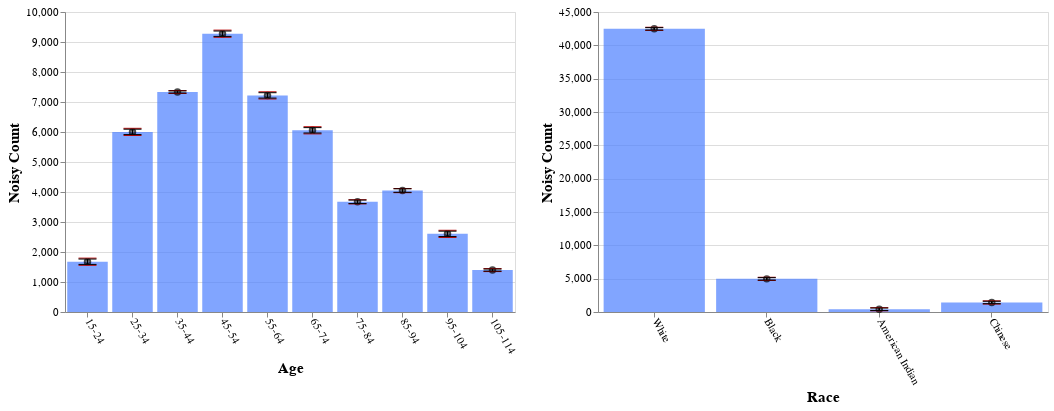

Source (Vega-Lite JSON):
### Vega-Lite specification from a JSON file in a GitHub repository (floating-point values rounded to 4 significant figures)
{"config": {"view": {"continuousWidth": 400, "continuousHeight": 300}, "axis": {"labelFontSize": 11, "titleFontSize": 15}, "axisBottom": {"labelAngle": 60}}, "hconcat": [{"layer": [{"mark": "bar", "encoding": {"color": {"value": "transparent"}, "tooltip": [{"aggregate": "sum", "field": "noisy_count", "title": "noisy count", "type": "quantitative"}, {"aggregate": "sum", "field": "noisy_count_prev", "title": "prev count", "type": "quantitative"}, {"aggregate": "sum", "field": "error", "title": "current error", "type": "quantitative"}, {"aggregate": "sum", "field": "error_prev", "title": "prev error", "type": "quantitative"}], "x": {"field": "age", "sort": null, "title": "Age", "type": "ordinal"}}, "height": 300, "selection": {"selector687": {"type": "interval", "encodings": ["x"]}}, "transform": [{"filter": {"selection": "selector688"}}], "width": 450}, {"mark": {"type": "bar", "color": "gray", "opacity": 0}, "encoding": {"x": {"field": "age", "sort": null, "title": "Age", "type": "ordinal"}, "y": {"aggregate": "sum", "field": "noisy_count_prev", "type": "quantitative"}}, "transform": [{"filter": {"selection": "selector688"}}]}, {"mark": {"type": "bar", "color": "#4C7FFF", "opacity": 0.7}, "encoding": {"x": {"field": "age", "sort": null, "title": "Age", "type": "ordinal"}, "y": {"aggregate": "sum", "field": "noisy_count", "type": "quantitative"}}, "transform": [{"filter": {"selection": "selector688"}}]}, {"mark": {"type": "point", "color": "black", "opacity": 0.7}, "encoding": {"x": {"field": "age", "sort": null, "title": "Age", "type": "ordinal"}, "y": {"aggregate": "sum", "field": "noisy_count", "title": "Noisy Count", "type": "quantitative"}}, "transform": [{"filter": {"selection": "selector688"}}]}, {"mark": {"type": "rule", "color": "#B6B6B6", "size": 2, "strokeDash": [3, 3]}, "encoding": {"x": {"field": "age", "sort": null, "title": "Age", "type": "ordinal"}, "y": {"aggregate": "sum", "field": "plus_error_prev_age", "title": "", "type": "quantitative"}, "y2": {"aggregate": "sum", "field": "minus_error_prev_age", "title": ""}}, "transform": [{"filter": {"selection": "selector688"}}]}, {"mark": {"type": "tick", "color": "#B90000", "size": 0, "strokeDash": [1, 1]}, "encoding": {"x": {"field": "age", "sort": null, "title": "Age", "type": "ordinal"}, "y": {"aggregate": "sum", "field": "plus_error_prev_age", "type": "quantitative"}}, "transform": [{"filter": {"selection": "selector688"}}]}, {"mark": {"type": "tick", "color": "#B90000", "size": 0, "strokeDash": [3, 1]}, "encoding": {"x": {"field": "age", "sort": null, "title": "Age", "type": "ordinal"}, "y": {"aggregate": "sum", "field": "minus_error_prev_age", "type": "quantitative"}}, "transform": [{"filter": {"selection": "selector688"}}]}, {"mark": {"type": "rule", "color": "black", "size": 2}, "encoding": {"x": {"field": "age", "sort": null, "title": "Age", "type": "ordinal"}, "y": {"aggregate": "sum", "field": "plus_error", "title": "", "type": "quantitative"}, "y2": {"aggregate": "sum", "field": "minus_error", "title": ""}}, "transform": [{"filter": {"selection": "selector688"}}]}, {"mark": {"type": "tick", "color": "black", "width": 0}, "encoding": {"x": {"field": "age", "sort": null, "title": "Age", "type": "ordinal"}, "y": {"aggregate": "sum", "field": "plus_error", "type": "quantitative"}}, "transform": [{"filter": {"selection": "selector688"}}]}, {"mark": {"type": "tick", "color": "black", "width": 0}, "encoding": {"x": {"field": "age", "sort": null, "title": "Age", "type": "ordinal"}, "y": {"aggregate": "sum", "field": "minus_error", "type": "quantitative"}}, "transform": [{"filter": {"selection": "selector688"}}]}]}, {"layer": [{"mark": "bar", "encoding": {"color": {"value": "transparent"}, "tooltip": [{"aggregate": "sum", "field": "noisy_count", "title": "noisy count", "type": "quantitative"}, {"aggregate": "sum", "field": "noisy_count_prev", "title": "prev count", "type": "quantitative"}, {"aggregate": "sum", "field": "error", "title": "current error", "type": "quantitative"}, {"aggregate": "sum", "field": "error_prev", "title": "prev error", "type": "quantitative"}], "x": {"field": "race", "sort": null, "title": "Race", "type": "ordinal"}}, "height": 300, "selection": {"selector688": {"type": "interval", "encodings": ["x"]}}, "transform": [{"filter": {"selection": "selector687"}}], "width": 450}, {"mark": {"type": "bar", "color": "gray", "opacity": 0}, "encoding": {"x": {"field": "race", "sort": null, "title": "Race", "type": "ordinal"}, "y": {"aggregate": "sum", "field": "noisy_count_prev", "type": "quantitative"}}, "transform": [{"filter": {"selection": "selector687"}}]}, {"mark": {"type": "bar", "color": "#4C7FFF", "opacity": 0.7}, "encoding": {"x": {"field": "race", "sort": null, "title": "Race", "type": "ordinal"}, "y": {"aggregate": "sum", "field": "noisy_count", "type": "quantitative"}}, "transform": [{"filter": {"selection": "selector687"}}]}, {"mark": {"type": "point", "color": "black", "opacity": 0.7}, "encoding": {"x": {"field": "race", "sort": null, "title": "Race", "type": "ordinal"}, "y": {"aggregate": "sum", "field": "noisy_count", "title": "Noisy Count", "type": "quantitative"}}, "transform": [{"filter": {"selection": "selector687"}}]}, {"mark": {"type": "rule", "color": "#B6B6B6", "size": 2, "strokeDash": [3, 3]}, "encoding": {"x": {"field": "race", "sort": null, "title": "Race", "type": "ordinal"}, "y": {"aggregate": "sum", "field": "plus_error_prev_race", "title": "", "type": "quantitative"}, "y2": {"aggregate": "sum", "field": "minus_error_prev_race", "title": ""}}, "transform": [{"filter": {"selection": "selector687"}}]}, {"mark": {"type": "tick", "color": "#B90000", "size": 0, "strokeDash": [1, 1]}, "encoding": {"x": {"field": "race", "sort": null, "title": "Race", "type": "ordinal"}, "y": {"aggregate": "sum", "field": "plus_error_prev_race", "type": "quantitative"}}, "transform": [{"filter": {"selection": "selector687"}}]}, {"mark": {"type": "tick", "color": "#B90000", "size": 0, "strokeDash": [3, 1]}, "encoding": {"x": {"field": "race", "sort": null, "title": "Race", "type": "ordinal"}, "y": {"aggregate": "sum", "field": "minus_error_prev_race", "type": "quantitative"}}, "transform": [{"filter": {"selection": "selector687"}}]}, {"mark": {"type": "rule", "color": "black", "size": 2}, "encoding": {"x": {"field": "race", "sort": null, "title": "Race", "type": "ordinal"}, "y": {"aggregate": "sum", "field": "plus_error", "title": "", "type": "quantitative"}, "y2": {"aggregate": "sum", "field": "minus_error", "title": ""}}, "transform": [{"filter": {"selection": "selector687"}}]}, {"mark": {"type": "tick", "color": "black", "width": 0}, "encoding": {"x": {"field": "race", "sort": null, "title": "Race", "type": "ordinal"}, "y": {"aggregate": "sum", "field": "plus_error", "type": "quantitative"}}, "transform": [{"filter": {"selection": "selector687"}}]}, {"mark": {"type": "tick", "color": "black", "width": 0}, "encoding": {"x": {"field": "race", "sort": null, "title": "Race", "type": "ordinal"}, "y": {"aggregate": "sum", "field": "minus_error", "type": "quantitative"}}, "transform": [{"filter": {"selection": "selector687"}}]}]}], "data": {"name": "data-15d69630008e074f4e0f5fe26e5731f5"}, "$schema": "https://vega.github.io/schema/vega-lite/v4.17.0.json", "datasets": {"data-15d69630008e074f4e0f5fe26e5731f5": [{"age": "15-24", "race": "White", "noisy_count": 1303.0, "true_count": 1271.0, "plus_error": 1325.0, "minus_error": 1281.0, "error": 22.4, "noisy_count_prev": 1295.0, "true_count_prev": 1271.0, "plus_error_prev": 1325.0, "minus_error_prev": 1265.0, "error_prev": 29.8, "plus_error_prev_age": 1332.0, "minus_error_prev_age": 1273.0, "plus_error_prev_race": 1328.0, "minus_error_prev_race": 1268.0}, {"age": "15-24", "race": "Black", "noisy_count": 123.5, "true_count": 192.0, "plus_error": 145.9, "minus_error": 101.1, "error": 22.4, "noisy_count_prev": 120.7, "true_count_prev": 192.0, "plus_error_prev": 150.5, "minus_error_prev": 90.9, "error_prev": 29.8, "plus_error_prev_age": 157.6, "minus_error_prev_age": 98.03, "plus_error_prev_race": 151.7, "minus_error_prev_race": 92.14}, {"age": "15-24", "race": "American Indian", "noisy_count": 83.8, "true_count": 31.0, "plus_error": 106.1, "minus_error": 61.4, "error": 22.4, "noisy_count_prev": 71.7, "true_count_prev": 31.0, "plus_error_prev": 101.6, "minus_error_prev": 41.9, "error_prev": 29.8, "plus_error_prev_age": 108.7, "minus_error_prev_age": 49.02, "plus_error_prev_race": 95.9, "minus_error_prev_race": 36.2}, {"age": "15-24", "race": "Chinese", "noisy_count": 165.6, "true_count": 62.0, "plus_error": 188.0, "minus_error": 143.2, "error": 22.4, "noisy_count_prev": 159.8, "true_count_prev": 62.0, "plus_error_prev": 189.6, "minus_error_prev": 130.0, "error_prev": 29.8, "plus_error_prev_age": 196.7, "minus_error_prev_age": 137.1, "plus_error_prev_race": 189.6, "minus_error_prev_race": 130.0}, {"age": "25-34", "race": "White", "noisy_count": 5029.0, "true_count": 5110.0, "plus_error": 5051.0, "minus_error": 5007.0, "error": 22.4, "noisy_count_prev": 5032.0, "true_count_prev": 5110.0, "plus_error_prev": 5062.0, "minus_error_prev": 5002.0, "error_prev": 29.8, "plus_error_prev_age": 5057.0, "minus_error_prev_age": 4997.0, "plus_error_prev_race": 5065.0, "minus_error_prev_race": 5005.0}, {"age": "25-34", "race": "Black", "noisy_count": 705.9, "true_count": 700.0, "plus_error": 728.3, "minus_error": 683.6, "error": 22.4, "noisy_count_prev": 710.7, "true_count_prev": 700.0, "plus_error_prev": 740.5, "minus_error_prev": 680.9, "error_prev": 29.8, "plus_error_prev_age": 735.7, "minus_error_prev_age": 676.1, "plus_error_prev_race": 741.7, "minus_error_prev_race": 682.1}, {"age": "25-34", "race": "American Indian", "noisy_count": 68.6, "true_count": 83.0, "plus_error": 91.0, "minus_error": 46.2, "error": 22.4, "noisy_count_prev": 95.9, "true_count_prev": 83.0, "plus_error_prev": 125.7, "minus_error_prev": 66.1, "error_prev": 29.8, "plus_error_prev_age": 120.9, "minus_error_prev_age": 61.32, "plus_error_prev_race": 120.0, "minus_error_prev_race": 60.4}, {"age": "25-34", "race": "Chinese", "noisy_count": 200.2, "true_count": 244.0, "plus_error": 222.6, "minus_error": 177.9, "error": 22.4, "noisy_count_prev": 184.4, "true_count_prev": 244.0, "plus_error_prev": 214.2, "minus_error_prev": 154.6, "error_prev": 29.8, "plus_error_prev_age": 209.4, "minus_error_prev_age": 149.8, "plus_error_prev_race": 214.2, "minus_error_prev_race": 154.6}, {"age": "35-44", "race": "White", "noisy_count": 6200.0, "true_count": 6181.0, "plus_error": 6208.0, "minus_error": 6191.0, "error": 8.6, "noisy_count_prev": 6191.0, "true_count_prev": 6181.0, "plus_error_prev": 6203.0, "minus_error_prev": 6179.0, "error_prev": 12.3, "plus_error_prev_age": 6204.0, "minus_error_prev_age": 6179.0, "plus_error_prev_race": 6206.0, "minus_error_prev_race": 6182.0}, {"age": "35-44", "race": "Black", "noisy_count": 826.7, "true_count": 793.0, "plus_error": 835.3, "minus_error": 818.1, "error": 8.6, "noisy_count_prev": 829.4, "true_count_prev": 793.0, "plus_error_prev": 841.7, "minus_error_prev": 817.1, "error_prev": 12.3, "plus_error_prev_age": 841.9, "minus_error_prev_age": 817.3, "plus_error_prev_race": 842.9, "minus_error_prev_race": 818.3}, {"age": "35-44", "race": "American Indian", "noisy_count": 56.4, "true_count": 93.0, "plus_error": 64.9, "minus_error": 47.8, "error": 8.6, "noisy_count_prev": 61.0, "true_count_prev": 93.0, "plus_error_prev": 73.3, "minus_error_prev": 48.7, "error_prev": 12.3, "plus_error_prev_age": 73.53, "minus_error_prev_age": 48.93, "plus_error_prev_race": 67.6, "minus_error_prev_race": 43.0}, {"age": "35-44", "race": "Chinese", "noisy_count": 251.2, "true_count": 265.0, "plus_error": 259.8, "minus_error": 242.6, "error": 8.6, "noisy_count_prev": 251.5, "true_count_prev": 265.0, "plus_error_prev": 263.8, "minus_error_prev": 239.2, "error_prev": 12.3, "plus_error_prev_age": 264.0, "minus_error_prev_age": 239.4, "plus_error_prev_race": 263.8, "minus_error_prev_race": 239.2}, {"age": "45-54", "race": "White", "noisy_count": 7998.0, "true_count": 7988.0, "plus_error": 8020.0, "minus_error": 7975.0, "error": 22.4, "noisy_count_prev": 8002.0, "true_count_prev": 7988.0, "plus_error_prev": 8031.0, "minus_error_prev": 7972.0, "error_prev": 29.8, "plus_error_prev_age": 8024.0, "minus_error_prev_age": 7964.0, "plus_error_prev_race": 8034.0, "minus_error_prev_race": 7975.0}, {"age": "45-54", "race": "Black", "noisy_count": 883.4, "true_count": 967.0, "plus_error": 905.7, "minus_error": 861.0, "error": 22.4, "noisy_count_prev": 891.9, "true_count_prev": 967.0, "plus_error_prev": 921.7, "minus_error_prev": 862.1, "error_prev": 29.8, "plus_error_prev_age": 914.0, "minus_error_prev_age": 854.4, "plus_error_prev_race": 922.9, "minus_error_prev_race": 863.3}, {"age": "45-54", "race": "American Indian", "noisy_count": 111.8, "true_count": 112.0, "plus_error": 134.2, "minus_error": 89.5, "error": 22.4, "noisy_count_prev": 118.4, "true_count_prev": 112.0, "plus_error_prev": 148.2, "minus_error_prev": 88.6, "error_prev": 29.8, "plus_error_prev_age": 140.5, "minus_error_prev_age": 80.9, "plus_error_prev_race": 142.5, "minus_error_prev_race": 82.9}, {"age": "45-54", "race": "Chinese", "noisy_count": 283.8, "true_count": 266.0, "plus_error": 306.2, "minus_error": 261.5, "error": 22.4, "noisy_count_prev": 295.5, "true_count_prev": 266.0, "plus_error_prev": 325.3, "minus_error_prev": 265.7, "error_prev": 29.8, "plus_error_prev_age": 317.6, "minus_error_prev_age": 258.0, "plus_error_prev_race": 325.3, "minus_error_prev_race": 265.7}, {"age": "55-64", "race": "White", "noisy_count": 6294.0, "true_count": 6252.0, "plus_error": 6317.0, "minus_error": 6272.0, "error": 22.4, "noisy_count_prev": 6275.0, "true_count_prev": 6252.0, "plus_error_prev": 6305.0, "minus_error_prev": 6245.0, "error_prev": 29.8, "plus_error_prev_age": 6308.0, "minus_error_prev_age": 6248.0, "plus_error_prev_race": 6308.0, "minus_error_prev_race": 6248.0}, {"age": "55-64", "race": "Black", "noisy_count": 684.6, "true_count": 744.0, "plus_error": 707.0, "minus_error": 662.2, "error": 22.4, "noisy_count_prev": 671.1, "true_count_prev": 744.0, "plus_error_prev": 700.9, "minus_error_prev": 641.3, "error_prev": 29.8, "plus_error_prev_age": 704.2, "minus_error_prev_age": 644.6, "plus_error_prev_race": 702.1, "minus_error_prev_race": 642.5}, {"age": "55-64", "race": "American Indian", "noisy_count": 58.5, "true_count": 90.0, "plus_error": 80.9, "minus_error": 36.1, "error": 22.4, "noisy_count_prev": 66.0, "true_count_prev": 90.0, "plus_error_prev": 95.8, "minus_error_prev": 36.2, "error_prev": 29.8, "plus_error_prev_age": 99.12, "minus_error_prev_age": 39.52, "plus_error_prev_race": 90.1, "minus_error_prev_race": 30.5}, {"age": "55-64", "race": "Chinese", "noisy_count": 182.8, "true_count": 233.0, "plus_error": 205.2, "minus_error": 160.5, "error": 22.4, "noisy_count_prev": 195.2, "true_count_prev": 233.0, "plus_error_prev": 225.0, "minus_error_prev": 165.4, "error_prev": 29.8, "plus_error_prev_age": 228.3, "minus_error_prev_age": 168.7, "plus_error_prev_race": 225.0, "minus_error_prev_race": 165.4}, {"age": "65-74", "race": "White", "noisy_count": 5119.0, "true_count": 5121.0, "plus_error": 5141.0, "minus_error": 5097.0, "error": 22.4, "noisy_count_prev": 5115.0, "true_count_prev": 5121.0, "plus_error_prev": 5145.0, "minus_error_prev": 5085.0, "error_prev": 29.8, "plus_error_prev_age": 5147.0, "minus_error_prev_age": 5087.0, "plus_error_prev_race": 5148.0, "minus_error_prev_race": 5088.0}, {"age": "65-74", "race": "Black", "noisy_count": 623.2, "true_count": 525.0, "plus_error": 645.5, "minus_error": 600.8, "error": 22.4, "noisy_count_prev": 621.3, "true_count_prev": 525.0, "plus_error_prev": 651.1, "minus_error_prev": 591.5, "error_prev": 29.8, "plus_error_prev_age": 653.4, "minus_error_prev_age": 593.8, "plus_error_prev_race": 652.3, "minus_error_prev_race": 592.7}, {"age": "65-74", "race": "American Indian", "noisy_count": 99.0, "true_count": 68.0, "plus_error": 121.4, "minus_error": 76.6, "error": 22.4, "noisy_count_prev": 104.1, "true_count_prev": 68.0, "plus_error_prev": 133.9, "minus_error_prev": 74.3, "error_prev": 29.8, "plus_error_prev_age": 136.2, "minus_error_prev_age": 76.58, "plus_error_prev_race": 128.2, "minus_error_prev_race": 68.6}, {"age": "65-74", "race": "Chinese", "noisy_count": 215.3, "true_count": 153.0, "plus_error": 237.7, "minus_error": 193.0, "error": 22.4, "noisy_count_prev": 207.1, "true_count_prev": 153.0, "plus_error_prev": 237.0, "minus_error_prev": 177.3, "error_prev": 29.8, "plus_error_prev_age": 239.3, "minus_error_prev_age": 179.6, "plus_error_prev_race": 237.0, "minus_error_prev_race": 177.3}, {"age": "75-84", "race": "White", "noisy_count": 3368.0, "true_count": 3396.0, "plus_error": 3382.0, "minus_error": 3353.0, "error": 14.6, "noisy_count_prev": 3371.0, "true_count_prev": 3396.0, "plus_error_prev": 3388.0, "minus_error_prev": 3353.0, "error_prev": 17.4, "plus_error_prev_age": 3381.0, "minus_error_prev_age": 3346.0, "plus_error_prev_race": 3391.0, "minus_error_prev_race": 3356.0}, {"age": "75-84", "race": "Black", "noisy_count": 337.7, "true_count": 387.0, "plus_error": 352.3, "minus_error": 323.1, "error": 14.6, "noisy_count_prev": 341.7, "true_count_prev": 387.0, "plus_error_prev": 359.2, "minus_error_prev": 324.3, "error_prev": 17.4, "plus_error_prev_age": 352.2, "minus_error_prev_age": 317.3, "plus_error_prev_race": 360.4, "minus_error_prev_race": 325.5}, {"age": "75-84", "race": "American Indian", "noisy_count": -58.3, "true_count": 33.0, "plus_error": -43.7, "minus_error": -72.9, "error": 14.6, "noisy_count_prev": -40.6, "true_count_prev": 33.0, "plus_error_prev": -23.2, "minus_error_prev": -58.0, "error_prev": 17.4, "plus_error_prev_age": -30.2, "minus_error_prev_age": -65.0, "plus_error_prev_race": -28.9, "minus_error_prev_race": -63.7}, {"age": "75-84", "race": "Chinese", "noisy_count": 25.6, "true_count": 93.0, "plus_error": 40.2, "minus_error": 11.0, "error": 14.6, "noisy_count_prev": 29.2, "true_count_prev": 93.0, "plus_error_prev": 46.6, "minus_error_prev": 11.8, "error_prev": 17.4, "plus_error_prev_age": 39.6, "minus_error_prev_age": 4.8, "plus_error_prev_race": 46.61, "minus_error_prev_race": 11.81}, {"age": "85-94", "race": "White", "noisy_count": 3608.0, "true_count": 3579.0, "plus_error": 3623.0, "minus_error": 3594.0, "error": 14.6, "noisy_count_prev": 3604.0, "true_count_prev": 3579.0, "plus_error_prev": 3622.0, "minus_error_prev": 3587.0, "error_prev": 17.4, "plus_error_prev_age": 3625.0, "minus_error_prev_age": 3590.0, "plus_error_prev_race": 3625.0, "minus_error_prev_race": 3590.0}, {"age": "85-94", "race": "Black", "noisy_count": 349.3, "true_count": 351.0, "plus_error": 363.9, "minus_error": 334.7, "error": 14.6, "noisy_count_prev": 349.4, "true_count_prev": 351.0, "plus_error_prev": 366.9, "minus_error_prev": 332.0, "error_prev": 17.4, "plus_error_prev_age": 370.2, "minus_error_prev_age": 335.3, "plus_error_prev_race": 368.1, "minus_error_prev_race": 333.2}, {"age": "85-94", "race": "American Indian", "noisy_count": 39.3, "true_count": 33.0, "plus_error": 53.9, "minus_error": 24.7, "error": 14.6, "noisy_count_prev": 33.6, "true_count_prev": 33.0, "plus_error_prev": 51.0, "minus_error_prev": 16.2, "error_prev": 17.4, "plus_error_prev_age": 54.33, "minus_error_prev_age": 19.53, "plus_error_prev_race": 45.3, "minus_error_prev_race": 10.5}, {"age": "85-94", "race": "Chinese", "noisy_count": 50.8, "true_count": 74.0, "plus_error": 65.4, "minus_error": 36.2, "error": 14.6, "noisy_count_prev": 47.1, "true_count_prev": 74.0, "plus_error_prev": 64.5, "minus_error_prev": 29.6, "error_prev": 17.4, "plus_error_prev_age": 67.83, "minus_error_prev_age": 32.93, "plus_error_prev_race": 64.51, "minus_error_prev_race": 29.61}, {"age": "95-104", "race": "White", "noisy_count": 2299.0, "true_count": 2336.0, "plus_error": 2321.0, "minus_error": 2276.0, "error": 22.4, "noisy_count_prev": 2307.0, "true_count_prev": 2336.0, "plus_error_prev": 2337.0, "minus_error_prev": 2277.0, "error_prev": 29.8, "plus_error_prev_age": 2336.0, "minus_error_prev_age": 2276.0, "plus_error_prev_race": 2340.0, "minus_error_prev_race": 2280.0}, {"age": "95-104", "race": "Black", "noisy_count": 313.0, "true_count": 160.0, "plus_error": 335.4, "minus_error": 290.7, "error": 22.4, "noisy_count_prev": 294.6, "true_count_prev": 160.0, "plus_error_prev": 324.4, "minus_error_prev": 264.8, "error_prev": 29.8, "plus_error_prev_age": 323.6, "minus_error_prev_age": 264.0, "plus_error_prev_race": 325.6, "minus_error_prev_race": 266.0}, {"age": "95-104", "race": "American Indian", "noisy_count": -69.3, "true_count": 14.0, "plus_error": -46.9, "minus_error": -91.7, "error": 22.4, "noisy_count_prev": -56.0, "true_count_prev": 14.0, "plus_error_prev": -26.2, "minus_error_prev": -85.8, "error_prev": 29.8, "plus_error_prev_age": -26.98, "minus_error_prev_age": -86.58, "plus_error_prev_race": -31.9, "minus_error_prev_race": -91.5}, {"age": "95-104", "race": "Chinese", "noisy_count": 62.4, "true_count": 35.0, "plus_error": 84.7, "minus_error": 40.0, "error": 22.4, "noisy_count_prev": 62.4, "true_count_prev": 35.0, "plus_error_prev": 92.2, "minus_error_prev": 32.6, "error_prev": 29.8, "plus_error_prev_age": 91.42, "minus_error_prev_age": 31.82, "plus_error_prev_race": 92.21, "minus_error_prev_race": 32.61}, {"age": "105-114", "race": "White", "noisy_count": 1256.0, "true_count": 1270.0, "plus_error": 1264.0, "minus_error": 1247.0, "error": 8.7, "noisy_count_prev": 1252.0, "true_count_prev": 1270.0, "plus_error_prev": 1265.0, "minus_error_prev": 1240.0, "error_prev": 12.5, "plus_error_prev_age": 1265.0, "minus_error_prev_age": 1240.0, "plus_error_prev_race": 1268.0, "minus_error_prev_race": 1243.0}, {"age": "105-114", "race": "Black", "noisy_count": 122.8, "true_count": 110.0, "plus_error": 131.5, "minus_error": 114.1, "error": 8.7, "noisy_count_prev": 126.9, "true_count_prev": 110.0, "plus_error_prev": 139.4, "minus_error_prev": 114.4, "error_prev": 12.5, "plus_error_prev_age": 139.7, "minus_error_prev_age": 114.7, "plus_error_prev_race": 140.6, "minus_error_prev_race": 115.6}, {"age": "105-114", "race": "American Indian", "noisy_count": 24.8, "true_count": 4.0, "plus_error": 33.5, "minus_error": 16.1, "error": 8.7, "noisy_count_prev": 17.5, "true_count_prev": 4.0, "plus_error_prev": 29.9, "minus_error_prev": 5.0, "error_prev": 12.5, "plus_error_prev_age": 30.22, "minus_error_prev_age": 5.325, "plus_error_prev_race": 24.2, "minus_error_prev_race": -0.7}, {"age": "105-114", "race": "Chinese", "noisy_count": -6.0, "true_count": 17.0, "plus_error": 2.8, "minus_error": -14.7, "error": 8.7, "noisy_count_prev": -0.6, "true_count_prev": 17.0, "plus_error_prev": 11.8, "minus_error_prev": -13.1, "error_prev": 12.5, "plus_error_prev_age": 12.12, "minus_error_prev_age": -12.78, "plus_error_prev_race": 11.81, "minus_error_prev_race": -13.09}]}}
